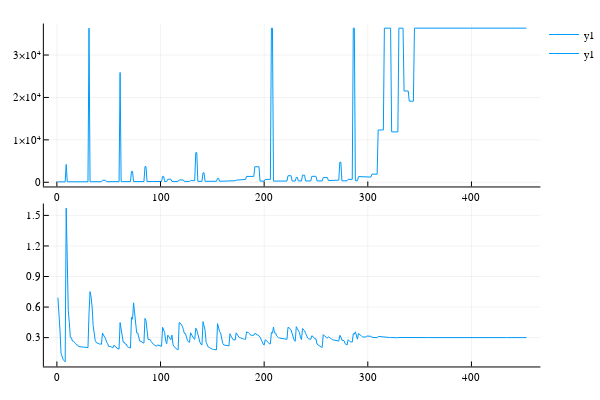

Write notebook code for a chart like this one.
### Code cell
verbose = false

# ---------------- smoothing choice ----------------
# smoothing = Geraldine.NoSmoothing()
# smoothing = Geraldine.NaiveSmoothing()
smoothing = Geraldine.CumulativeDecreaseSmoothing{Float64}(maxIter=5)

# varStrategy = Geraldine.TrueVar{Float64}(smoothing)
varStrategy = Geraldine.FirstOrderVar{Float64}(smoothing)

samplingStrategy = Geraldine.DynamicSampling{Geraldine.IndComRN}(Sofia.Nobs(mo_BinLR), varStrategy)


# BTR
accBtr =  Accumulator(ValueAccumulator(), DeltaAccumulator(), FieldAccumulator(:iterCG), ParamAccumulator(), SamplingSize())

btr =  Geraldine.BTRStruct(;Nmax=1000, eps=1e-5, sam=typeof(samplingStrategy))

 state, accumulatorBtr = btr(mo_BinLR, copy(x0) , samplingStrategy, accumulator = accBtr, verbose = verbose)

 # Collecting results
 resultBTR = Geraldine.structToDict(accumulatorBtr)

samplingBTR = resultBTR[:SamplingSizeAccumulator]
fBTR = resultBTR[:ValueAccumulator]
paramBTR = resultBTR[:ParamAccumulator];

p1 = plot(samplingBTR[1])
p2 = plot(fBTR)

plot(p1, p2, layout = (2,1))

### Figure 1 — Plotly figure (JSON) as saved in the notebook; plotly's stock layout.template omitted (floating-point values rounded to 4 significant figures; data arrays with more than 128 entries replaced by an {"elided": "..."} marker saying what was removed)
{"data": [{"colorbar": {"title": ""}, "legendgroup": "y1", "line": {"color": "rgba(0, 154, 250, 1.000)", "dash": "solid", "shape": "linear", "width": 1}, "mode": "lines", "name": "y1", "showlegend": true, "type": "scatter", "x": {"elided": "453 int values"}, "xaxis": "x1", "y": {"elided": "453 int values"}, "yaxis": "y1", "zmax": null, "zmin": null}, {"colorbar": {"title": ""}, "legendgroup": "y1", "line": {"color": "rgba(0, 154, 250, 1.000)", "dash": "solid", "shape": "linear", "width": 1}, "mode": "lines", "name": "y1", "showlegend": true, "type": "scatter", "x": {"elided": "453 int values"}, "xaxis": "x2", "y": {"elided": "453 float values"}, "yaxis": "y2", "zmax": null, "zmin": null}], "layout": {"annotations": [], "height": 400, "legend": {"bgcolor": "rgba(255, 255, 255, 1.000)", "bordercolor": "rgba(0, 0, 0, 1.000)", "font": {"color": "rgba(0, 0, 0, 1.000)", "family": "sans-serif", "size": 11}, "tracegroupgap": 0, "x": 1, "y": 1}, "margin": {"b": 20, "l": 0, "r": 0, "t": 20}, "paper_bgcolor": "rgba(255, 255, 255, 1.000)", "plot_bgcolor": "rgba(255, 255, 255, 1.000)", "showlegend": true, "width": 600, "xaxis1": {"anchor": "y1", "domain": [0.08064, 0.9934], "gridcolor": "rgba(0, 0, 0, 0.100)", "gridwidth": 0.5, "linecolor": "rgba(0, 0, 0, 1.000)", "mirror": false, "range": [-12.56, 466.6], "showgrid": true, "showline": true, "showticklabels": true, "tickangle": 0, "tickcolor": "rgb(0, 0, 0)", "tickfont": {"color": "rgba(0, 0, 0, 1.000)", "family": "sans-serif", "size": 11}, "tickmode": "array", "ticks": "inside", "ticktext": ["0", "100", "200", "300", "400"], "tickvals": [0, 100, 200, 300, 400], "title": "", "titlefont": {"color": "rgba(0, 0, 0, 1.000)", "family": "sans-serif", "size": 15}, "type": "-", "visible": true, "zeroline": false, "zerolinecolor": "rgba(0, 0, 0, 1.000)"}, "xaxis2": {"anchor": "y2", "domain": [0.08064, 0.9934], "gridcolor": "rgba(0, 0, 0, 0.100)", "gridwidth": 0.5, "linecolor": "rgba(0, 0, 0, 1.000)", "mirror": false, "range": [-12.56, 466.6], "showgrid": true, "showline": true, "showticklabels": true, "tickangle": 0, "tickcolor": "rgb(0, 0, 0)", "tickfont": {"color": "rgba(0, 0, 0, 1.000)", "family": "sans-serif", "size": 11}, "tickmode": "array", "ticks": "inside", "ticktext": ["0", "100", "200", "300", "400"], "tickvals": [0, 100, 200, 300, 400], "title": "", "titlefont": {"color": "rgba(0, 0, 0, 1.000)", "family": "sans-serif", "size": 15}, "type": "-", "visible": true, "zeroline": false, "zerolinecolor": "rgba(0, 0, 0, 1.000)"}, "yaxis1": {"anchor": "x1", "domain": [0.5376, 0.9902], "gridcolor": "rgba(0, 0, 0, 0.100)", "gridwidth": 0.5, "linecolor": "rgba(0, 0, 0, 1.000)", "mirror": false, "range": [-987.1, 37420.0], "showgrid": true, "showline": true, "showticklabels": true, "tickangle": 0, "tickcolor": "rgb(0, 0, 0)", "tickfont": {"color": "rgba(0, 0, 0, 1.000)", "family": "sans-serif", "size": 11}, "tickmode": "array", "ticks": "inside", "ticktext": ["0", "1×10⁴", "2×10⁴", "3×10⁴"], "tickvals": [0, 10000, 20000, 30000], "title": "", "titlefont": {"color": "rgba(0, 0, 0, 1.000)", "family": "sans-serif", "size": 15}, "type": "-", "visible": true, "zeroline": false, "zerolinecolor": "rgba(0, 0, 0, 1.000)"}, "yaxis2": {"anchor": "x2", "domain": [0.03762, 0.4902], "gridcolor": "rgba(0, 0, 0, 0.100)", "gridwidth": 0.5, "linecolor": "rgba(0, 0, 0, 1.000)", "mirror": false, "range": [0.01697, 1.616], "showgrid": true, "showline": true, "showticklabels": true, "tickangle": 0, "tickcolor": "rgb(0, 0, 0)", "tickfont": {"color": "rgba(0, 0, 0, 1.000)", "family": "sans-serif", "size": 11}, "tickmode": "array", "ticks": "inside", "ticktext": ["0.3", "0.6", "0.9", "1.2", "1.5"], "tickvals": [0.3, 0.6, 0.9, 1.2, 1.5], "title": "", "titlefont": {"color": "rgba(0, 0, 0, 1.000)", "family": "sans-serif", "size": 15}, "type": "-", "visible": true, "zeroline": false, "zerolinecolor": "rgba(0, 0, 0, 1.000)"}}}
